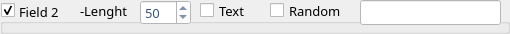
           <widget class="QGroupBox" name="gbFFG_1">
            <property name="enabled">
             <bool>true</bool>
            </property>
            <property name="minimumSize">
             <size>
              <width>200</width>
              <height>25</height>
             </size>
            </property>
            <property name="font">
             <font>
              <family>Sans Serif</family>
              <pointsize>10</pointsize>
              <weight>9</weight>
              <italic>false</italic>
              <bold>false</bold>
             </font>
            </property>
            <property name="title">
             <string>Field 2</string>
            </property>
            <property name="alignment">
             <set>Qt::AlignBottom|Qt::AlignLeading|Qt::AlignLeft</set>
            </property>
            <property name="flat">
             <bool>true</bool>
            </property>
            <property name="checkable">
             <bool>true</bool>
            </property>
            <widget class="QSpinBox" name="sbxFFG_1">
             <property name="geometry">
              <rect>
               <x>140</x>
               <y>0</y>
               <width>51</width>
               <height>25</height>
              </rect>
             </property>
             <property name="styleSheet">
              <string notr="true">background-color: rgb(255, 255, 255);
color: rgb(57, 84, 127);</string>
             </property>
             <property name="minimum">
              <number>1</number>
             </property>
             <property name="maximum">
              <number>255</number>
             </property>
             <property name="value">
              <number>50</number>
             </property>
            </widget>
            <widget class="QLineEdit" name="txtFFG_1">
             <property name="enabled">
              <bool>false</bool>
             </property>
             <property name="geometry">
              <rect>
               <x>360</x>
               <y>0</y>
               <width>141</width>
               <height>25</height>
              </rect>
             </property>
             <property name="styleSheet">
              <string notr="true">background-color: rgb(255, 255, 255);
color: rgb(57, 84, 127);</string>
             </property>
             <property name="inputMask">
              <string/>
             </property>
             <property name="text">
              <string/>
             </property>
             <property name="maxLength">
              <number>32767</number>
             </property>
             <property name="alignment">
              <set>Qt::AlignCenter</set>
             </property>
            </widget>
            <widget class="QLabel" name="labFFG_1">
             <property name="geometry">
              <rect>
               <x>80</x>
               <y>0</y>
               <width>51</width>
               <height>21</height>
              </rect>
             </property>
             <property name="text">
              <string>-Lenght</string>
             </property>
            </widget>
            <widget class="QCheckBox" name="cbxFFG_RANDOM_1">
             <property name="geometry">
              <rect>
               <x>270</x>
               <y>0</y>
               <width>81</width>
               <height>21</height>
              </rect>
             </property>
             <property name="cursor">
              <cursorShape>PointingHandCursor</cursorShape>
             </property>
             <property name="text">
              <string>Random</string>
             </property>
            </widget>
            <widget class="QCheckBox" name="cbxFFG_TEXT_1">
             <property name="geometry">
              <rect>
               <x>200</x>
               <y>0</y>
               <width>61</width>
               <height>21</height>
              </rect>
             </property>
             <property name="cursor">
              <cursorShape>PointingHandCursor</cursorShape>
             </property>
             <property name="text">
              <string>Text</string>
             </property>
            </widget>
           </widget>
